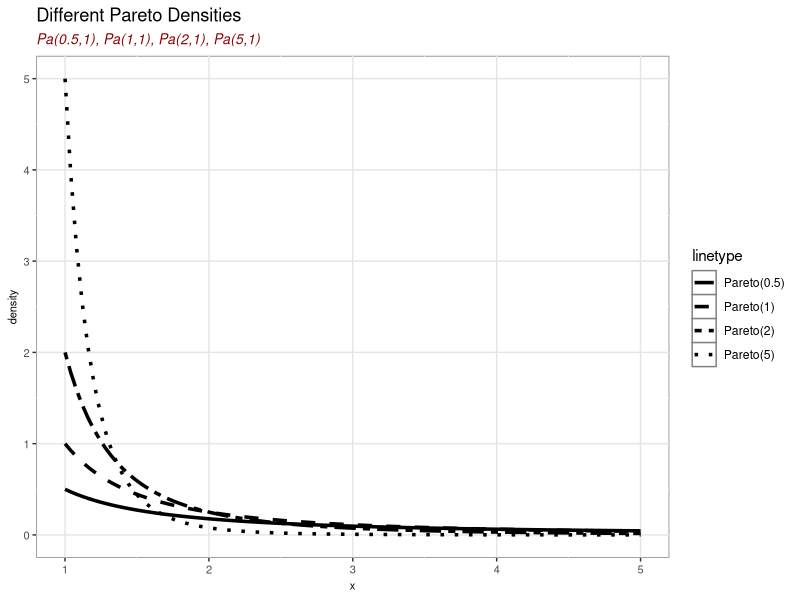

The R script that drew this image:
#------------------
# Pareto estimation 
#------------------

library(tidyverse)

# 1 Define a function that returns a Pareto density
dpareto = function(x, theta1, theta2 = 1){
  pareto = (theta1*(theta2^theta1)) / (x^(theta1 + 1))
  return(pareto)
}

# 2. Create plot
x_lower = 1; x_upper = 5

ggplot(data.frame(x = c(x_lower, x_upper)), aes(x = x)) + 
  stat_function(fun = dpareto, args = list(theta1 = 0.5, theta2 = 1), aes(linetype = "Pareto(0.5)"), lwd = 1.2) + 
  stat_function(fun = dpareto, args = list(theta1 = 1, theta2 = 1), aes(linetype = "Pareto(1)"), lwd = 1.2) + 
  stat_function(fun = dpareto, args = list(theta1 = 2, theta2 = 1), aes(linetype = "Pareto(2)"), lwd = 1.2) + 
  stat_function(fun = dpareto, args = list(theta1 = 5, theta2 = 1), aes(linetype = "Pareto(5)"), lwd = 1.2) + 
  scale_linetype_manual(values=c('solid', 'dashed','twodash', 'dotted' ))+ 
  xlim(1, 5) + ylim(0, 5) +
  labs(title = 'Different Pareto Densities',
       subtitle = 'Pa(0.5,1), Pa(1,1), Pa(2,1), Pa(5,1)',
       y="density", x="x") +
  theme(axis.text=element_text(size=8),
        axis.title=element_text(size=8),
        plot.subtitle=element_text(size=10, face="italic", color="darkred"),
        panel.background = element_rect(fill = "white", colour = "grey50"),
        panel.grid.major = element_line(colour = "grey90"))


# 3. Function that generates random one-parameter Pareto realizations
rpareto <- function(n, theta1, theta2 = 1){
  data <- ((1/(1-runif(n)))^{1/theta1})
  return(data)
}

# 4. Create an artificial dataset of size n = 40
set.seed(2024)
xi = rpareto(40, 4, 1)

# 5. Estimation of the parameter using MLE and MOM

MoM.estimator = mean(xi) / (mean(xi) - 1)
MoM.estimator # [1] 4.006584

ML.estimator = 1 / mean(log(xi))
ML.estimator # [1] 3.886276

# 6. Bootstrapped confidence interval estimation

# Bootstrap
num_bootstraps = 10000
bootstrap_mom = bootstrap_mle = numeric(num_bootstraps)
set.seed(2024)  
for (i in 1:num_bootstraps) {
  resample = sample(xi, replace = TRUE)
  bootstrap_mom[i] = mean(resample) / (mean(resample) - 1)
  bootstrap_mle[i] = 1 / mean(log(resample))
}

# Mean and standard error of the estimators
mean_mom = mean(bootstrap_mom); mean_mle = mean(bootstrap_mle)
standard_error_mom = sd(bootstrap_mom); standard_error_mle = sd(bootstrap_mle)
results = matrix(c(mean_mle, standard_error_mle, mean_mom, standard_error_mom),
                 ncol = 2, byrow = TRUE)
rownames(results) = c('mle', 'mom'); colnames(results) = c('mean', 'se')
results
#         mean        se
# mle 3.972500 0.5943127
# mom 4.098544 0.5458712

# Asymptotic confidence intervals
CI = matrix(cbind(c(mean_mle - qnorm(1-0.05/2)*standard_error_mle, 
                    mean_mle + qnorm(1-0.05/2)*standard_error_mle),
                  c(mean_mom - qnorm(1-0.05/2)*standard_error_mom, 
                    mean_mom + qnorm(1-0.05/2)*standard_error_mom)),
            ncol = 2, byrow = 2)
rownames(CI) = c('mle', 'mom'); colnames(CI) = c('lower bound', 'upper bound')
CI
#     lower bound upper bound
# mle    2.807668    5.137331
# mom    3.028656    5.168432

#----
# end
#----